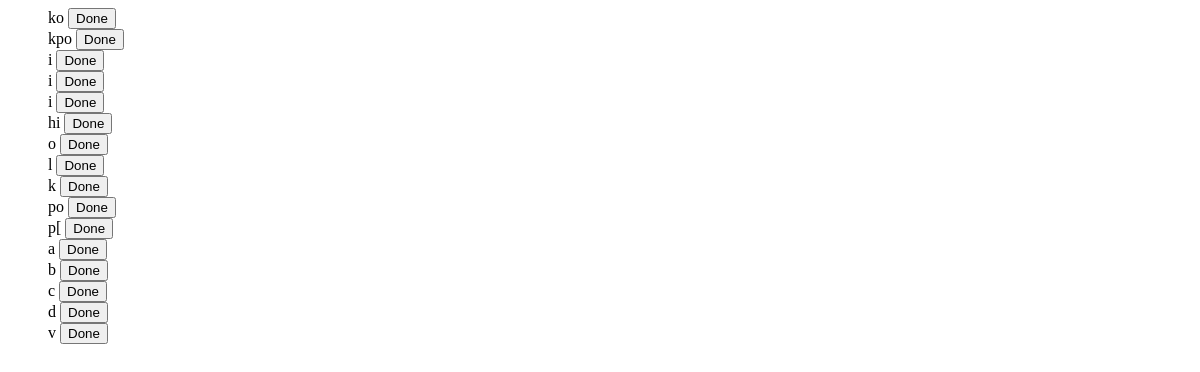
Before: /meetings/todos/ (signed in) with the older database file.
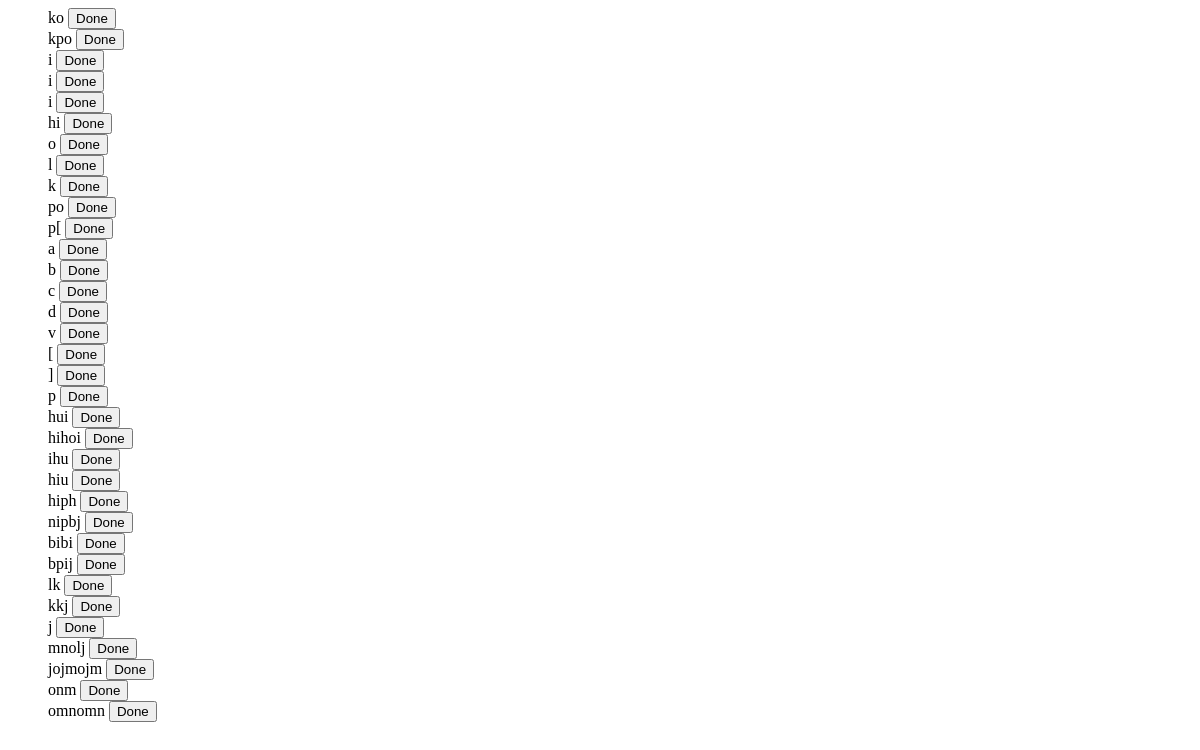
After: the same page with the newer database file.
### meetings/models.py (models this page shows, shortened)
class Todo(models.Model):
    user = models.ForeignKey(
        get_user_model(),
        on_delete=models.CASCADE
    )
    name = models.CharField(max_length=50)
    done = models.BooleanField(default=False)

### meetings/views.py (the view)
# urls.py: path("todos/", views.todo_list, name="todo_list"),
@login_required
def todo_list(request):
    todos = Todo.objects.filter(
        user=request.user
    )
    return render(request, "website/todo_list.html", {
        "todos": todos
    })

### templates/website/todo_list.html
<ul id="todo-list">
    {% for todo in todos %}
        {% include "website/todo_item.html" %}
    {% empty %}
        <li>No todos yet!</li>
    {% endfor %}
</ul>

### templates/website/todo_item.html
<div id="todo-{{ todo.id }} todo-bullet">
    <span>{{ todo.name }}</span>
    <button
        hx-post="{% url 'todo_complete' todo.id %}"
        hx-headers='{"X-CSRFToken": "{{ csrf_token }}"}'
        hx-target="closest div"
        hx-swap="outerHTML"
        hx-confirm="Mark this todo as completed?"
        class="in-button">
        Done
    </button>
</div>

Changed rows visible on the page:
added Todo: name "["
added Todo: name "]"
added Todo: name "p"
added Todo: name "hui"
added Todo: name "hihoi"
added Todo: name "ihu"
added Todo: name "hiu"
added Todo: name "hiph"
added Todo: name "nipbj"
added Todo: name "bibi"
added Todo: name "bpij"
added Todo: name "lk"
added Todo: name "kkj"
added Todo: name "j"
added Todo: name "mnolj"
added Todo: name "jojmojm"
added Todo: name "onm"
added Todo: name "omnomn"
